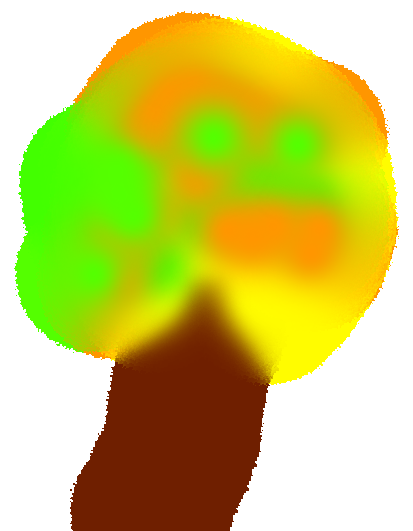
#> input picture 010_opencv_basics/020_image_loading/input/sample.png, 413 x 531 px, found by its file name
$ python 010_read_image.py
#> lines starting #> are read from the running program, lines starting #| are printed output that depends on the picture; after the words box and inside, x2 and y2 are one past the last pixel; in counts of white or black regions, pixels touching at a corner belong together
import os
import cv2

"""===========================================================================================
Set Directories
==========================================================================================="""
dir_proj = os.getcwd()
img_namge = 'sample.png'
img_path = os.path.join(dir_proj, "010_opencv_basics",
                        "020_image_loading", "input", img_namge)

"""===========================================================================================
Read Image
==========================================================================================="""
# Read the image with its original channels and stop if loading fails.
img = cv2.imread(img_path, cv2.IMREAD_UNCHANGED)
#> img is the input picture: shape (531, 413, 4); mean B, G, R, A 94.9, 201.3, 202, 100.9
if img is None:
    print("Error: Could not open image")
    exit()


"""===========================================================================================
Inspect the Loaded Image
==========================================================================================="""
# Print the height, width, and number of channels of the loaded image.
height, width = img.shape[:2]
#> height = 531; width = 413
channels = 1 if len(img.shape) == 2 else img.shape[2]
#> channels = 4
print("Image path:", img_path)
print("Width:", width)
#| Width: 413
print("Height:", height)
#| Height: 531
print("Channels:", channels)
#| Channels: 4

# Print the data type and total pixels of the loaded image.
print("Data type:", img.dtype)
#| Data type: uint8
print("Total pixels:", img.size)
#| Total pixels: 877212

# Print a small region of pixel intensities for each channel.
pt_left_top = [200, 205]
pt_right_bot = [200, 205]
if channels == 4:
    b, g, r, a = cv2.split(img)
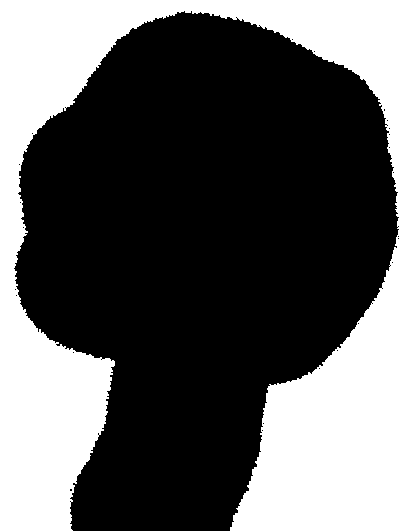
#> b: shape (531, 413); 37.2% white; 1 white region, box (x1, y1, x2, y2) and area: (0, 0, 413, 531) 81629
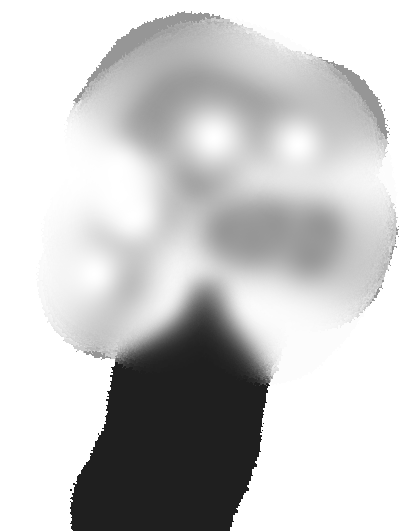
#> g: shape (531, 413); min 31, max 255, mean 201.3
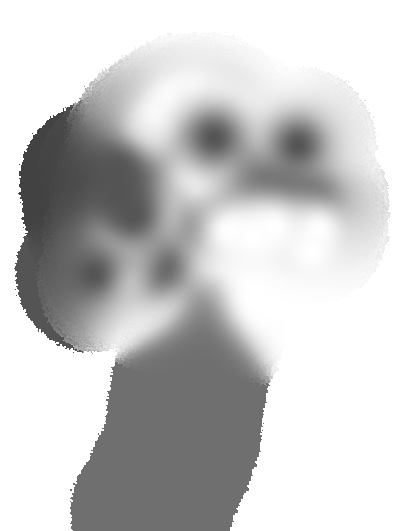
#> r: shape (531, 413); min 66, max 255, mean 202
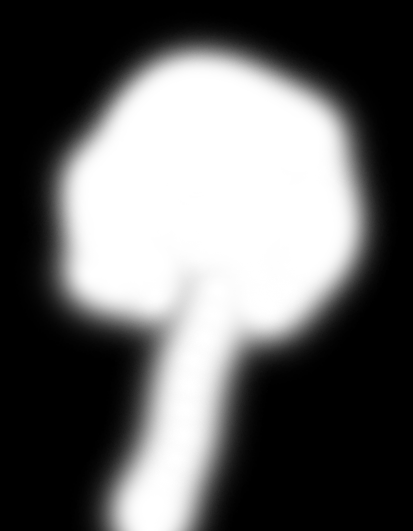
#> a: shape (531, 413); min 0, max 255, mean 100.9
    print("Partial Blue channel:\n", b[pt_left_top[0]:pt_left_top[1],
                                       pt_right_bot[0]:pt_right_bot[1]])
#| Partial Blue channel:
#|  [[0 0 0 0 0]
#|  [0 0 0 0 0]
#|  [0 0 0 0 0]
#|  [0 0 0 0 0]
#|  [0 0 0 0 0]]
    print("Partial Green channel:\n", g[pt_left_top[0]:pt_left_top[1],
                                        pt_right_bot[0]:pt_right_bot[1]])
#| Partial Green channel:
#|  [[180 180 180 180 181]
#|  [180 180 180 180 181]
#|  [182 182 181 182 182]
#|  [183 183 183 182 183]
#|  [184 184 184 183 184]]
    print("Partial Red channel:\n", r[pt_left_top[0]:pt_left_top[1],
                                      pt_right_bot[0]:pt_right_bot[1]])
#| Partial Red channel:
#|  [[204 204 203 203 202]
#|  [201 201 202 201 201]
#|  [199 199 200 199 199]
#|  [197 197 197 198 197]
#|  [196 196 196 196 195]]
    print("Partial Alpha channel:\n", a[pt_left_top[0]:pt_left_top[1],
                                        pt_right_bot[0]:pt_right_bot[1]])
#| Partial Alpha channel:
#|  [[255 255 255 255 255]
#|  [255 255 255 255 255]
#|  [255 255 255 255 255]
#|  [255 255 255 255 255]
#|  [255 255 255 255 255]]
    print("Alpha channel min value:", a.min())
#| Alpha channel min value: 0
    print("Alpha channel max value:", a.max())
#| Alpha channel max value: 255
elif channels == 3:
    b, g, r = cv2.split(img)
    print("Partial Blue channel:\n", b[pt_left_top[0]:pt_left_top[1],
                                       pt_right_bot[0]:pt_right_bot[1]])
    print("Partial Green channel:\n", g[pt_left_top[0]:pt_left_top[1],
                                        pt_right_bot[0]:pt_right_bot[1]])
    print("Partial Red channel:\n", r[pt_left_top[0]:pt_left_top[1],
                                      pt_right_bot[0]:pt_right_bot[1]])
else:
    print("Partial Gray channel:\n", img[pt_left_top[0]:pt_left_top[1],
                                         pt_right_bot[0]:pt_right_bot[1]])

# Show the loaded image and wait for a key press.
cv2.imshow("image", img)
cv2.waitKey(0)
cv2.destroyAllWindows()
